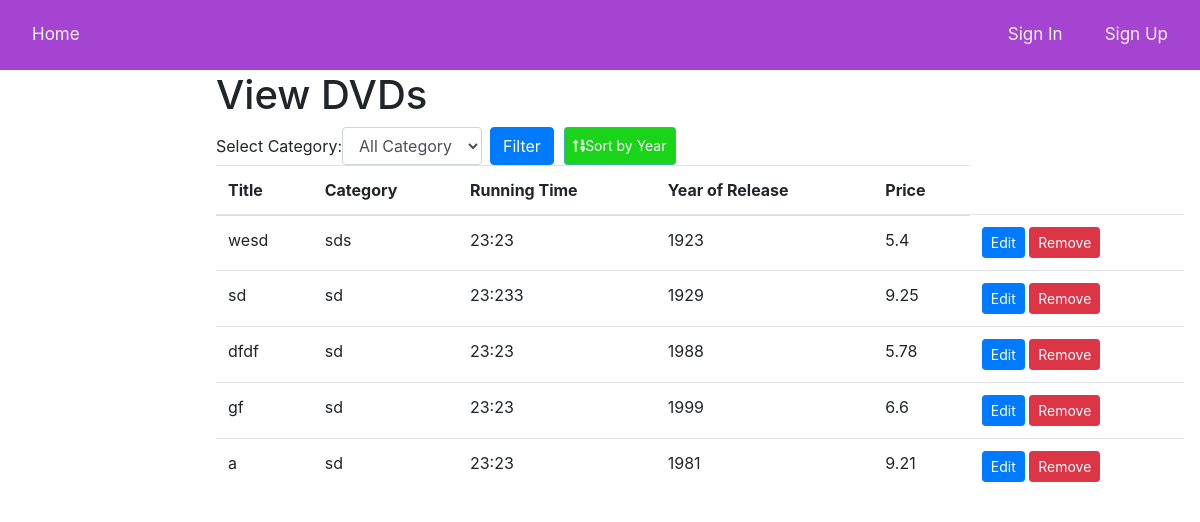
/view-dvds, run on the app's committed database.
### api/models.py (models this page shows)
class DVD(db.Model):
    id = db.Column(db.Integer, primary_key=True)
    title = db.Column(db.String(100), nullable=False)
    category = db.Column(db.String(50), nullable=False)
    running_time = db.Column(db.String(20), nullable=False)
    year = db.Column(db.Integer, nullable=False)
    price = db.Column(db.Float, nullable=False)

### api/routes.py (the view, shortened to what this page needs)
@dvd.route('/view-dvds', methods=['GET', 'POST'])
def view_dvds():
    categories = set([dvd.category for dvd in DVD.query.all()])
    dvds = DVD.query.all()
    selected_category = None
    return render_template("view_dvds.html", user=current_user, dvds=dvds, categories=categories, selected_category=selected_category)

### api/templates/view_dvds.html (shortened to what this page needs)
{% extends "base.html" %}
{% block content %}
<link rel="stylesheet" href="https://cdnjs.cloudflare.com/ajax/libs/font-awesome/5.15.3/css/all.min.css">
<div class="viewdvds">
    <h1>View DVDs</h1>
    <form method="POST" class="form-inline">
        <div class="form-group mr-2">
          <label for="category-select">Select Category:  </label>
          <select class="form-control" id="category-select" name="category">
                <option value="" disabled selected hidden>All Category</option>
          </select>
        </div>
        <button type="submit" class="btn btn-primary">Filter</button>
        <button type="submit" name="sort_by_year" class="btn btn-sm btn-outline-dark float-right"><i class="fas fa-sort-numeric-up"></i>Sort by Year</button>
      </form>
    <table class="table">
        <thead>
            <tr>
                <th>Title</th>
                <th>Category</th>
                <th>Running Time</th>
                <th>Year of Release</th>
                <th>Price</th>
            </tr>
        </thead>
        <tbody>
            {% for dvd in dvds %}
                <tr>
                    <td>{{ dvd.title }}</td>
                    <td>{{ dvd.category }}</td>
                    <td>{{ dvd.running_time }}</td>
                    <td>{{ dvd.year }}</td>
                    <td>{{ dvd.price }}</td>
                    <td>
                        <a href="{{ url_for('dvd.edit_dvd', id=dvd.id) }}" class="btn btn-primary btn-sm">Edit</a>
                        <form method="POST" action="{{ url_for('dvd.remove_dvd', id=dvd.id) }}" method="POST" class="d-inline-block">
                          <button type="submit" class="btn btn-danger btn-sm" onclick="return confirm('Are you sure you want to remove this DVD?')">Remove</button>
                        </form>
                      </td>
                </tr>
            {% endfor %}
        </tbody>
    </table>
</div>
{% endblock %}

### api/templates/base.html (shortened to what this page needs)
<!DOCTYPE html>
<html>
<head>
    <link rel="stylesheet" href="https://stackpath.bootstrapcdn.com/bootstrap/4.3.1/css/bootstrap.min.css">
</head>
<body>
    <div class="navbar">
        {% if user.is_authenticated %}
        <a href="/">Home</a>
        <a href="/add-dvd">add DVDs</a>
        <a href="/view-dvds">DVDs list</a>
        <div class="right">
        <a href="/logout">Logout</a>
        </div>
        {% else %}
        <a href="/">Home</a>
        <div class="right">
            <a href="/login">Sign In</a>
            <a href="/signup">Sign Up</a>
        </div>
        {% endif %}
    </div>
    <div class="content">
        {% block content %}
        {% endblock %}
    </div>
</body>
</html>

### api/templates/base.html (style rules this page uses)
.navbar { background-color: #a544d1; overflow: hidden; width: 100%; }
.navbar a { float: left; color: #f2f2f2; text-align: center; padding: 14px 16px; text-decoration: none; font-size: 17px; }
.navbar .right { float: right; }
.navbar .right a { margin-left: 10px; }
.content { padding: 1px 16px; height: 1000px; }

### api/templates/view_dvds.html (style rules this page uses)
.viewdvds { margin-left: 200px; }
.btn-outline-dark { margin-left: 10px; height: 38.48px; width: 61.41; color: #ffffff; background-color: rgb(26, 212, 26); border-color: #3fafa6; }

### data on the page
DVD: title "wesd", category "sds", running_time "23:23", year "1923", price "5.4"
DVD: title "sd", category "sd", running_time "23:233", year "1929", price "9.25"
DVD: title "dfdf", category "sd", running_time "23:23", year "1988", price "5.78"
DVD: title "gf", category "sd", running_time "23:23", year "1999", price "6.6"
DVD: title "a", category "sd", running_time "23:23", year "1981", price "9.21"
